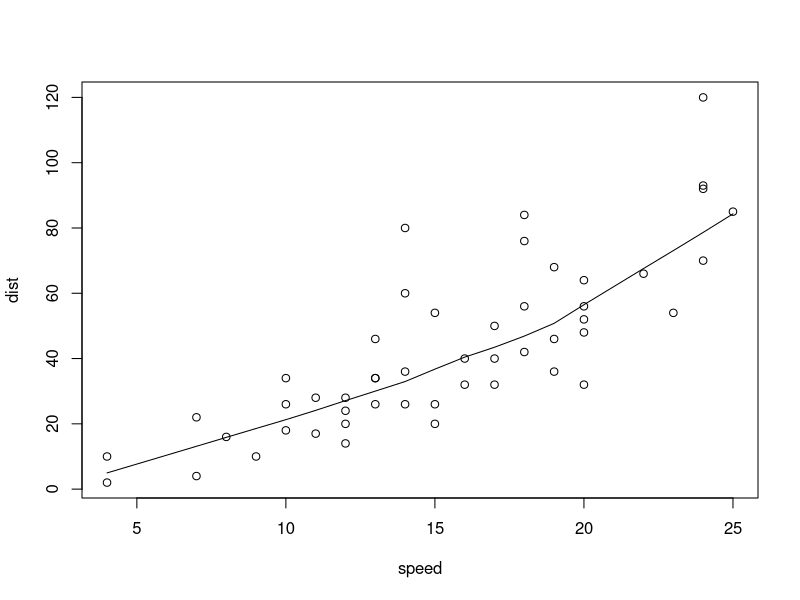
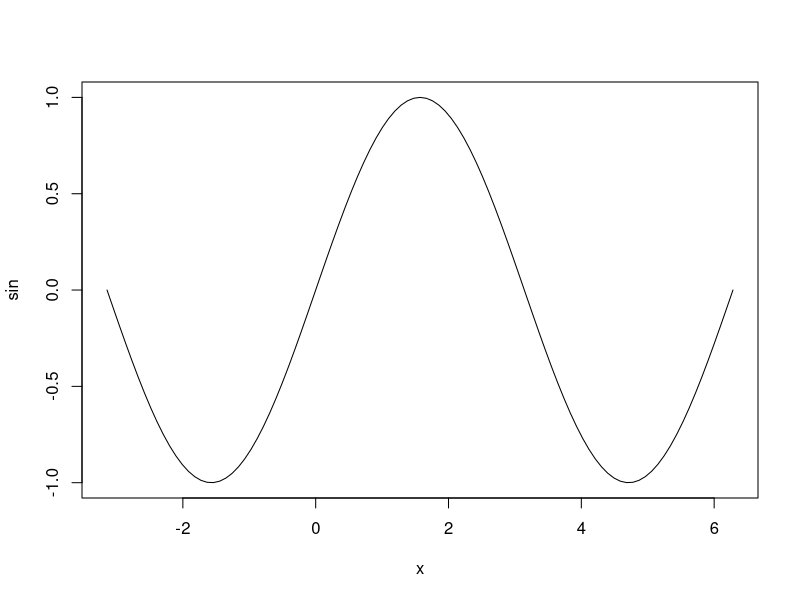

Reproduce these figures in R, in order. (Note: this script raises an error after producing the figures.)
require(stats)
plot(cars)
lines(lowess(cars))
plot(sin,-pi,2*pi)
Plot:plot(table(rpois(100,5)), type="h", col="red", lwd=10, main="rpois(100, lamda=5)")
plot(x<-sort(rnorm(47)),type = "s",main = "plot(x , type=\"s\")")
points(x, cex=0.5,col="dark red")